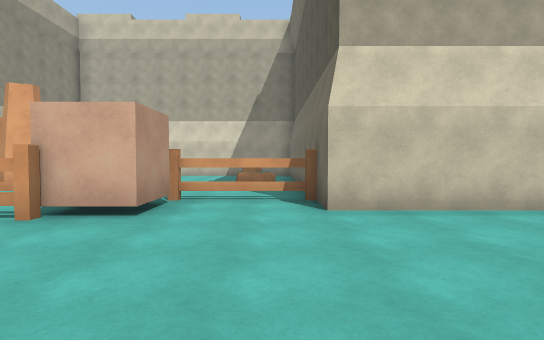
View 1 (above)

18 first-person views from a walk through a 3-D level made in the Unity game engine. The camera is 1.4 m above the floor, tilts 2° down and sees 80° across. The floor is counted in squares, 2 m on a side. Each view is taken from the middle of a square. On the plan, view 1 faces up. The plan holds only what a view shows up to about 10 squares ahead; the rest is blank. The player is left out. Surface patterns are stand-ins for the level's own textures.

View 2
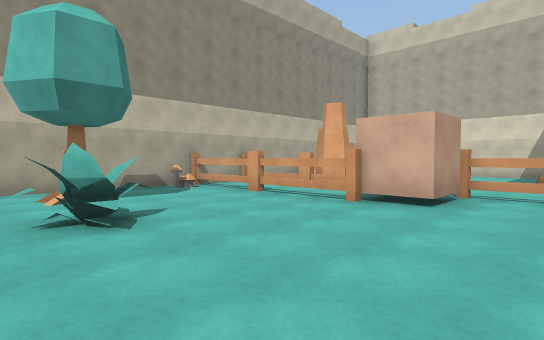

View 3
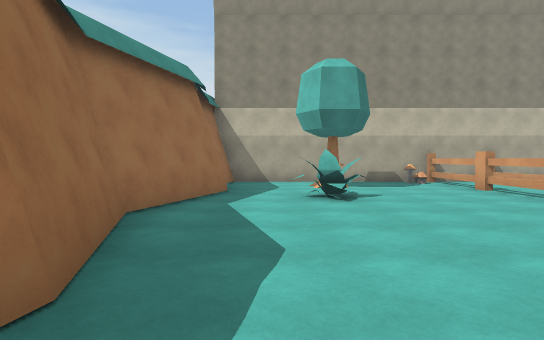

View 4
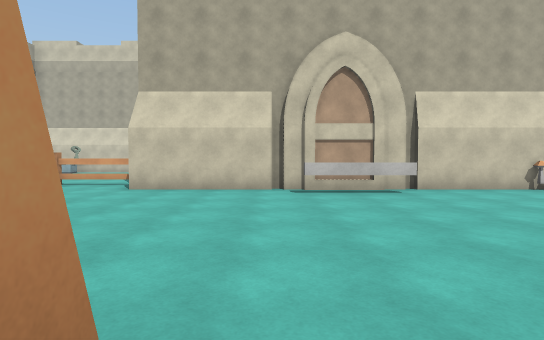

View 5
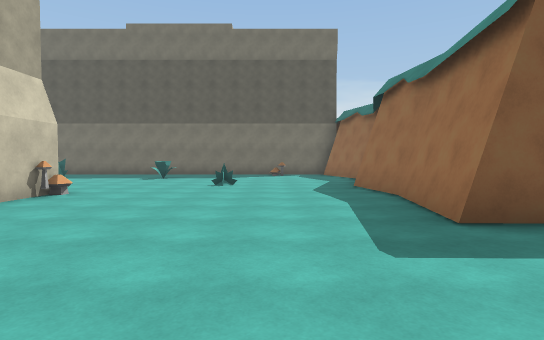

View 6
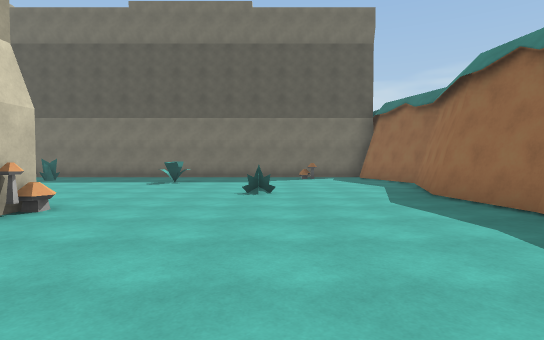

View 7
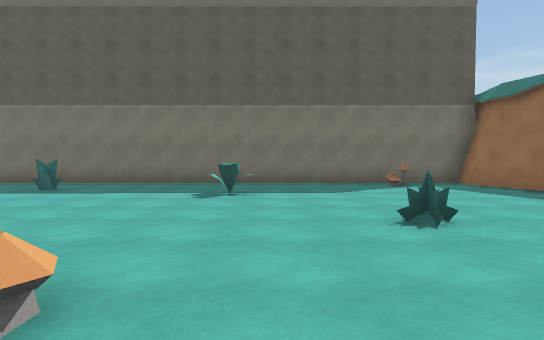

View 8
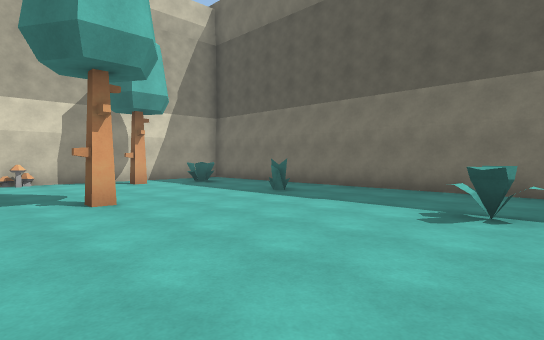

View 9
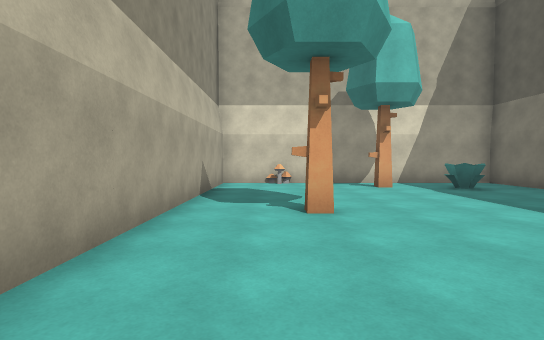

View 10
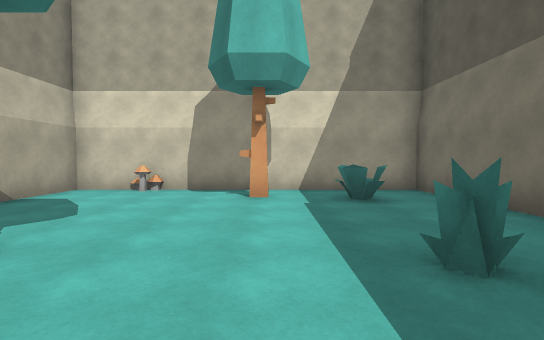

View 11
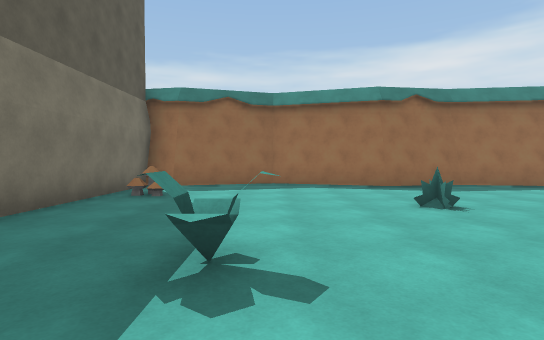

View 12
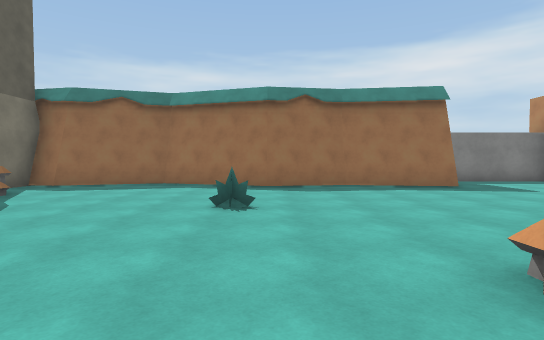

View 13
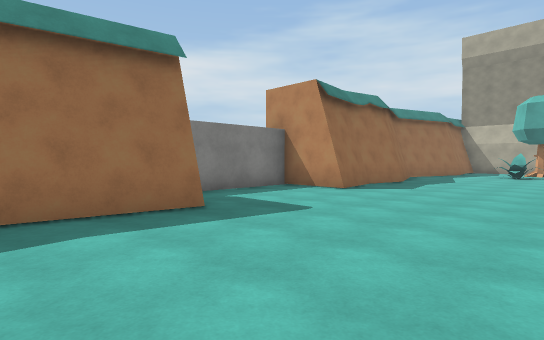

View 14
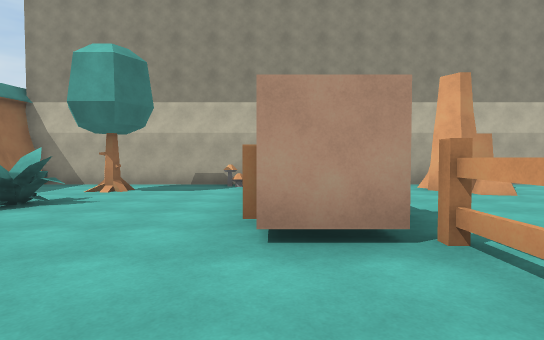

View 15
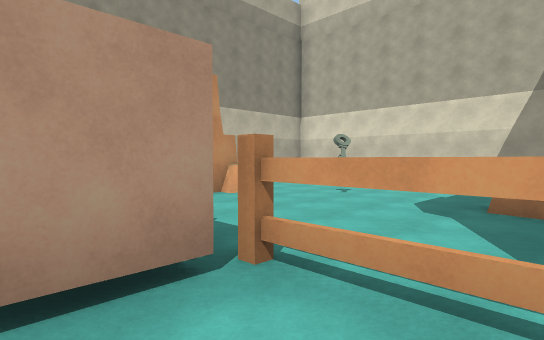

View 16
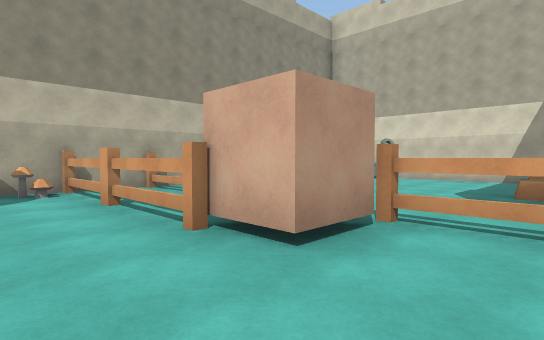

View 17
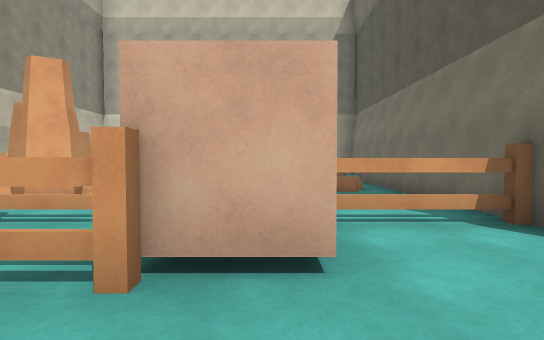

View 18
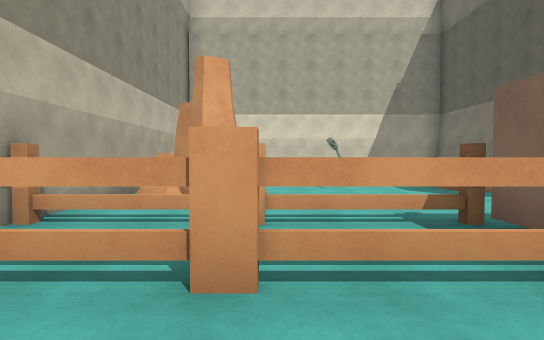

### Floor plan
Points are (right, up) in squares from view 1. A wall is a line through its corners. A room is listed if a view was taken in it or the views show most of it. See-through windows are left out.
Room 1 (views 1, 2, 3, 4, 5, 6, 7, 8, 9, 10, 11, 12, 13, 14, 15, 16, 17, 18)
walls: (7.1, 4.3) (4.2, 4.3); (6.9, 3.4) (4.6, 3.4); (4, 4.3) (0.8, 4.3) (0.8, 12.1); (10.6, 4.3) (7.2, 4.3); (7.4, -2.9) (7.4, -2.1) (10.1, -2.5); (10, -2.6) (12.2, -2.2) (15, -3.1) (17.5, -2.3) (18.3, -2.5) (18.3, 13.3) (10.6, 13.3) (10.6, 5.6); (1.8, -2.6) (3.5, -2.3) (3.5, -4) (6.4, -4); (0.4, -2.1) (2, -2.5); (12.7, 13.1) (12.1, 12.8); (-0.8, 13.3) (-4.9, 13.3); (-4.9, -2.1) (-2.1, -3) (-0.2, -2.4); (-6.9, 3.1) (-7.4, 2.8); (-7.8, 11.4) (-7.8, -2.2) (-6.9, -2.4)
objects: other object (-7, 4) to (-6, 4); other object (-7, 5) to (-6, 6); rock (-7, 8) to (-5, 9); tree (-6, 1); other object (-5, 4) to (-4, 4); other object (-5, 5) to (-3, 6); bush (-4, 0); cube (-3, 4) to (-2, 5); key (-3, 9); other object (-1, 6) to (0, 6); other object (-1, 9) to (0, 10); mushroom (10, 4); tree (12, 8); plant (13, 1); bush (15, 4); tree (15, 12); plant (16, 8); bush (17, 12)

Where each view was taken, in squares from view 1:
view 1: 0 up, 0 right, facing up
view 2: 1 down, 0 right, facing up-left
view 3: 1 down, 2 right, facing left
view 4: 3 down, 4 right, facing up
view 5: 0 up, 4 right, facing right
view 6: 1 up, 6 right, facing right
view 7: 3 up, 9 right, facing right
view 8: 3 up, 11 right, facing up-right
view 9: 4 up, 12 right, facing up
view 10: 6 up, 15 right, facing up
view 11: 6 up, 15 right, facing down
view 12: 6 up, 12 right, facing down
view 13: 2 up, 10 right, facing down-left
view 14: 4 up, 1 right, facing left
view 15: 4 up, 0 right, facing up-left
view 16: 2 up, 0 right, facing up-left
view 17: 2 up, 2 left, facing up
view 18: 2 up, 5 left, facing up
